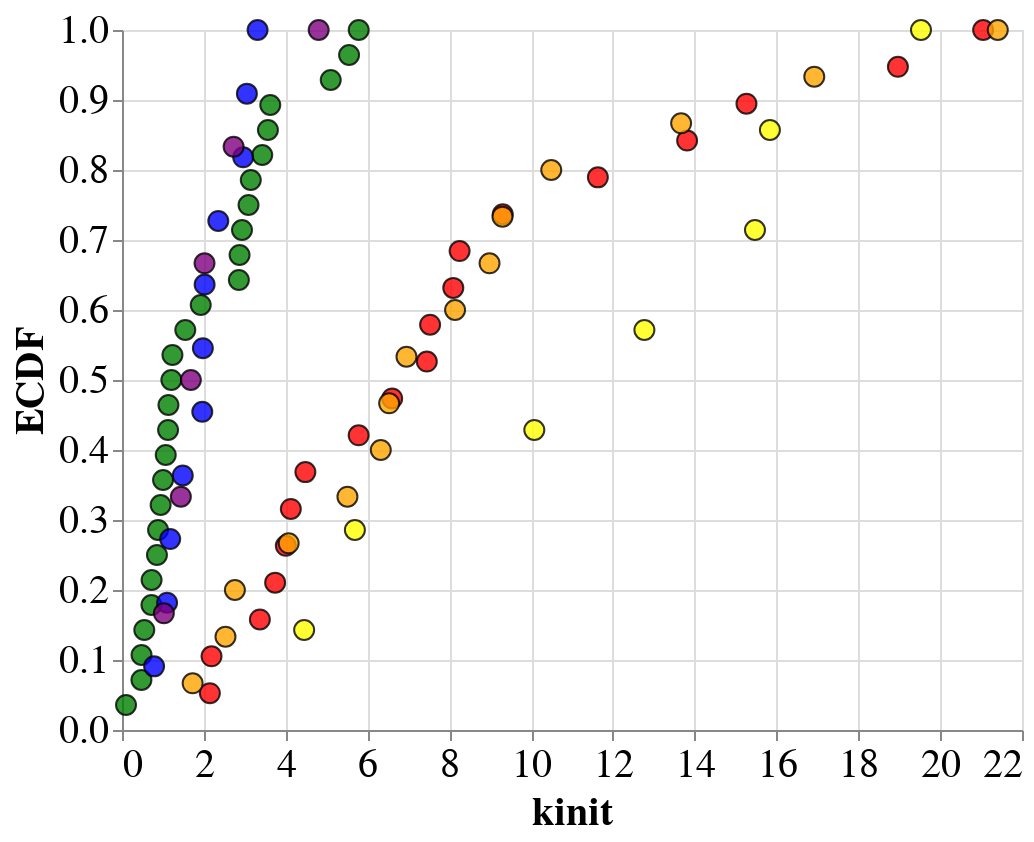

The code cell stored with this chart in its notebook:
### Markdown cell above
Those numbers give nice summaries of the data, but I want to see all data points on one plot together. To do that, I'll use empirical cumulative distribution functions (ECDFs), which plots each data point (stiffness) against the % of data that is at or below that value.

### Code cell
ECDFs = altcat.catplot(data=df[df['treatment']=='C2'],
               height=350,
               width=450, 
               mark=dict(opacity=0.8, type='point'),
               encoding={'x': alt.X('kinit:Q', scale=alt.Scale(zero=False)),
                         'fill': alt.value('red')},
               transform='ecdf')
ECDFs += altcat.catplot(data=df[df['treatment']=='LatB'],
               mark=dict(opacity=0.8, type='point'),
               encoding={'x': alt.X('kinit:Q', scale=alt.Scale(zero=False)),
                         'fill': alt.value('orange')},
               transform='ecdf')
ECDFs += altcat.catplot(data=df[df['treatment']=='oryzalin'],
               mark=dict(opacity=0.8, type='point'),
               encoding={'x': alt.X('kinit:Q', scale=alt.Scale(zero=False)),
                         'fill': alt.value('yellow')},
               transform='ecdf')
ECDFs += altcat.catplot(data=df[(df['treatment']=='sorbitol')&(df['location']=='cyto')],
               mark=dict(opacity=0.8, type='point'),
               encoding={'x': alt.X('kinit:Q', scale=alt.Scale(zero=False)),
                         'fill': alt.value('green')},
               transform='ecdf')
ECDFs += altcat.catplot(data=df[(df['treatment']=='LatB+sorbitol')&(df['location']=='cyto')],
               mark=dict(opacity=0.8, type='point'),
               encoding={'x': alt.X('kinit:Q', scale=alt.Scale(zero=False)),
                         'fill': alt.value('blue')},
               transform='ecdf')
ECDFs += altcat.catplot(data=df[(df['treatment']=='oryzalin+sorbitol')&(df['location']=='cyto')],
               mark=dict(opacity=0.8, type='point'),
               encoding={'x': alt.X('kinit:Q', scale=alt.Scale(zero=False)),
                         'fill': alt.value('purple')},
               transform='ecdf')

ECDFs.configure_text(fontWeight='bold', fontSize=20
).configure_legend(labelFontSize=20, titleFontSize=15
).configure_axis(labelFontSize=20, titleFontSize=20
).configure_mark(color='black'
).configure_point(size=100, strokeWidth=1)

### Figure 1 — Vega-Lite specification as saved in the notebook (floating-point values rounded to 4 significant figures)
{"config": {"view": {"continuousWidth": 400, "continuousHeight": 300}, "axis": {"labelFontSize": 20, "titleFontSize": 20}, "legend": {"labelFontSize": 20, "titleFontSize": 15}, "mark": {"color": "black"}, "point": {"size": 100, "strokeWidth": 1}, "text": {"fontSize": 20, "fontWeight": "bold"}}, "layer": [{"data": {"name": "data-c6a0e3d621c22078f8374fe98baf1daf"}, "mark": {"type": "point", "opacity": 0.8}, "encoding": {"fill": {"value": "red"}, "x": {"type": "quantitative", "field": "kinit", "scale": {"zero": false}}, "y": {"type": "quantitative", "field": "__ECDF", "title": "ECDF"}, "order": {"type": "quantitative", "field": "kinit", "sort": "ascending"}}, "height": 350, "width": 450}, {"data": {"name": "data-3f33e5b0f3d6e84998823b23886311a9"}, "mark": {"type": "point", "opacity": 0.8}, "encoding": {"fill": {"value": "orange"}, "x": {"type": "quantitative", "field": "kinit", "scale": {"zero": false}}, "y": {"type": "quantitative", "field": "__ECDF", "title": "ECDF"}, "order": {"type": "quantitative", "field": "kinit", "sort": "ascending"}}}, {"data": {"name": "data-e4d1e3747c29846bec969daa61867a50"}, "mark": {"type": "point", "opacity": 0.8}, "encoding": {"fill": {"value": "yellow"}, "x": {"type": "quantitative", "field": "kinit", "scale": {"zero": false}}, "y": {"type": "quantitative", "field": "__ECDF", "title": "ECDF"}, "order": {"type": "quantitative", "field": "kinit", "sort": "ascending"}}}, {"data": {"name": "data-377bc1623dea97199c9cdebf4b3a9ecf"}, "mark": {"type": "point", "opacity": 0.8}, "encoding": {"fill": {"value": "green"}, "x": {"type": "quantitative", "field": "kinit", "scale": {"zero": false}}, "y": {"type": "quantitative", "field": "__ECDF", "title": "ECDF"}, "order": {"type": "quantitative", "field": "kinit", "sort": "ascending"}}}, {"data": {"name": "data-6c0624e9602cf63a4690cdc66ad554b2"}, "mark": {"type": "point", "opacity": 0.8}, "encoding": {"fill": {"value": "blue"}, "x": {"type": "quantitative", "field": "kinit", "scale": {"zero": false}}, "y": {"type": "quantitative", "field": "__ECDF", "title": "ECDF"}, "order": {"type": "quantitative", "field": "kinit", "sort": "ascending"}}}, {"data": {"name": "data-5041a7f5ced4cfe23bdf101da58c9a69"}, "mark": {"type": "point", "opacity": 0.8}, "encoding": {"fill": {"value": "purple"}, "x": {"type": "quantitative", "field": "kinit", "scale": {"zero": false}}, "y": {"type": "quantitative", "field": "__ECDF", "title": "ECDF"}, "order": {"type": "quantitative", "field": "kinit", "sort": "ascending"}}}], "$schema": "https://vega.github.io/schema/vega-lite/v4.8.1.json", "datasets": {"data-c6a0e3d621c22078f8374fe98baf1daf": [{"name": "BY2_in_C2/cell001_corr", "max force (uN)": 899.1, "location": "cyto", "kinit": 18.97, "deltaF": 17.43, "treatment": "C2", "details": "spreads", "kret": 218.6, "area": 805.2, "Pos Z zero (um)": 41.62, "__ECDF": 0.9474}, {"name": "BY2_in_C2/cell002_corr", "max force (uN)": 905.0, "location": "cyto", "kinit": 21.05, "deltaF": 18.97, "treatment": "C2", "details": "spreads", "kret": 186.0, "area": 701.2, "Pos Z zero (um)": 58.64, "__ECDF": 1.0}, {"name": "BY2_in_C2/cell003_corr", "max force (uN)": 898.6, "location": "cyto", "kinit": 2.188, "deltaF": 2.246, "treatment": "C2", "details": "spreads", "kret": 305.0, "area": 1165.0, "Pos Z zero (um)": 40.84, "__ECDF": 0.1053}, {"name": "BY2_in_C2/cell004_corr", "max force (uN)": 899.1, "location": "cyto", "kinit": 13.81, "deltaF": 12.55, "treatment": "C2", "details": "spreads", "kret": 311.2, "area": 1500.0, "Pos Z zero (um)": 29.72, "__ECDF": 0.8421}, {"name": "BY2_in_C2/cell005_corr", "max force (uN)": 895.8, "location": "cyto", "kinit": 8.253, "deltaF": 7.765, "treatment": "C2", "details": "spreads", "kret": 354.8, "area": 1450.0, "Pos Z zero (um)": 29.16, "__ECDF": 0.6842}, {"name": "BY2_in_C2/cell006_corr", "max force (uN)": 126.8, "location": "cyto", "kinit": 3.743, "deltaF": 3.896, "treatment": "C2", "details": "spreads", "kret": null, "area": null, "Pos Z zero (um)": null, "__ECDF": 0.2105}, {"name": "BY2_in_C2/cell008_corr", "max force (uN)": 880.5, "location": "cyto", "kinit": 4.127, "deltaF": 3.831, "treatment": "C2", "details": "spreads", "kret": 423.5, "area": 2715.0, "Pos Z zero (um)": 45.97, "__ECDF": 0.3158}, {"name": "BY2_in_C2/cell009_corr", "max force (uN)": 888.5, "location": "cyto", "kinit": 5.785, "deltaF": 5.887, "treatment": "C2", "details": "spreads", "kret": 436.6, "area": 2673.0, "Pos Z zero (um)": 37.08, "__ECDF": 0.4211}, {"name": "BY2_in_C2/cell010_corr", "max force (uN)": 89.02, "location": "cyto", "kinit": 6.604, "deltaF": 5.76, "treatment": "C2", "details": "spreads", "kret": null, "area": null, "Pos Z zero (um)": null, "__ECDF": 0.4737}, {"name": "BY2_in_C2/cell011_corr", "max force (uN)": 169.5, "location": "cyto", "kinit": 2.148, "deltaF": 2.195, "treatment": "C2", "details": "spreads", "kret": null, "area": null, "Pos Z zero (um)": null, "__ECDF": 0.05263}, {"name": "BY2_in_C2/cell012_corr", "max force (uN)": 880.6, "location": "cyto", "kinit": 3.37, "deltaF": 3.314, "treatment": "C2", "details": "spreads", "kret": 441.0, "area": 3809.0, "Pos Z zero (um)": 43.16, "__ECDF": 0.1579}, {"name": "BY2_in_C2/cell013_corr", "max force (uN)": 876.8, "location": "cyto", "kinit": 4.483, "deltaF": 4.179, "treatment": "C2", "details": "spreads", "kret": 562.3, "area": 2796.0, "Pos Z zero (um)": 30.89, "__ECDF": 0.3684}, {"name": "BY2_in_C2/cell015_corr", "max force (uN)": 895.4, "location": "cyto", "kinit": 15.26, "deltaF": 14.39, "treatment": "C2", "details": "spreads", "kret": 345.1, "area": 1399.0, "Pos Z zero (um)": 27.7, "__ECDF": 0.8947}, {"name": "BY2_in_C2/cell016_corr", "max force (uN)": 891.1, "location": "cyto", "kinit": 9.307, "deltaF": 8.437, "treatment": "C2", "details": "spreads", "kret": 397.7, "area": 1384.0, "Pos Z zero (um)": 30.58, "__ECDF": 0.7368}, {"name": "BY2_in_C2/cell017_corr", "max force (uN)": 893.5, "location": "cyto", "kinit": 8.098, "deltaF": 7.317, "treatment": "C2", "details": "spreads", "kret": 353.6, "area": 1203.0, "Pos Z zero (um)": 28.91, "__ECDF": 0.6316}, {"name": "BY2_in_C2/cell018_corr", "max force (uN)": 33.74, "location": null, "kinit": 4.005, "deltaF": 3.712, "treatment": "C2", "details": null, "kret": null, "area": null, "Pos Z zero (um)": null, "__ECDF": 0.2632}, {"name": "BY2_in_C2/cell019_corr", "max force (uN)": 26.15, "location": null, "kinit": 7.531, "deltaF": 6.907, "treatment": "C2", "details": null, "kret": null, "area": null, "Pos Z zero (um)": null, "__ECDF": 0.5789}, {"name": "BY2_in_C2/cell021_corr", "max force (uN)": 895.6, "location": null, "kinit": 7.451, "deltaF": 6.643, "treatment": "C2", "details": null, "kret": 380.3, "area": 1779.0, "Pos Z zero (um)": 34.3, "__ECDF": 0.5263}, {"name": "BY2_in_C2/cell022_corr", "max force (uN)": 112.6, "location": null, "kinit": 11.63, "deltaF": 10.45, "treatment": "C2", "details": null, "kret": null, "area": null, "Pos Z zero (um)": null, "__ECDF": 0.7895}], "data-3f33e5b0f3d6e84998823b23886311a9": [{"name": "BY2_in_LatB/cell023_corr", "max force (uN)": 908.4, "location": "cyto", "kinit": 8.984, "deltaF": 8.288, "treatment": "LatB", "details": "spreads", "kret": 449.4, "area": 1863.0, "Pos Z zero (um)": 29.94, "__ECDF": 0.6667}, {"name": "BY2_in_LatB/cell024_corr", "max force (uN)": 902.9, "location": "cyto", "kinit": 16.92, "deltaF": 15.72, "treatment": "LatB", "details": "spreads", "kret": 403.4, "area": 2048.0, "Pos Z zero (um)": 28.51, "__ECDF": 0.9333}, {"name": "BY2_in_LatB/cell025_corr", "max force (uN)": 96.68, "location": "cyto", "kinit": 10.49, "deltaF": 9.565, "treatment": "LatB", "details": "spreads", "kret": null, "area": null, "Pos Z zero (um)": null, "__ECDF": 0.8}, {"name": "BY2_in_LatB/cell026_corr", "max force (uN)": 882.5, "location": "cyto", "kinit": 6.326, "deltaF": 5.858, "treatment": "LatB", "details": "spreads", "kret": 381.2, "area": 2038.0, "Pos Z zero (um)": 35.76, "__ECDF": 0.4}, {"name": "BY2_in_LatB/cell028_corr", "max force (uN)": 52.51, "location": "cyto", "kinit": 2.76, "deltaF": 2.598, "treatment": "LatB", "details": "spreads", "kret": null, "area": null, "Pos Z zero (um)": null, "__ECDF": 0.2}, {"name": "BY2_in_LatB/cell029_corr", "max force (uN)": 11.62, "location": "cyto", "kinit": 1.726, "deltaF": 1.693, "treatment": "LatB", "details": "spreads", "kret": null, "area": null, "Pos Z zero (um)": null, "__ECDF": 0.06667}, {"name": "BY2_in_LatB/cell030_corr", "max force (uN)": 21.76, "location": "cyto", "kinit": 5.511, "deltaF": 5.051, "treatment": "LatB", "details": "spreads", "kret": null, "area": null, "Pos Z zero (um)": null, "__ECDF": 0.3333}, {"name": "BY2_in_LatB/cell031_corr", "max force (uN)": 158.6, "location": "cyto", "kinit": 6.53, "deltaF": 5.888, "treatment": "LatB", "details": "spreads", "kret": null, "area": null, "Pos Z zero (um)": null, "__ECDF": 0.4667}, {"name": "BY2_in_LatB/cell032_corr", "max force (uN)": 49.66, "location": "cyto", "kinit": 6.954, "deltaF": 6.341, "treatment": "LatB", "details": "spreads", "kret": null, "area": null, "Pos Z zero (um)": null, "__ECDF": 0.5333}, {"name": "BY2_in_LatB/cell033_corr", "max force (uN)": 889.4, "location": "cyto", "kinit": 21.41, "deltaF": 19.65, "treatment": "LatB", "details": "spreads", "kret": 359.7, "area": 1569.0, "Pos Z zero (um)": 26.84, "__ECDF": 1.0}, {"name": "BY2_in_LatB/cell034_corr", "max force (uN)": 887.0, "location": "cyto", "kinit": 13.67, "deltaF": 12.72, "treatment": "LatB", "details": "spreads", "kret": 416.3, "area": 1802.0, "Pos Z zero (um)": 29.28, "__ECDF": 0.8667}, {"name": "BY2_in_LatB/cell035_corr", "max force (uN)": 888.4, "location": "cyto", "kinit": 2.529, "deltaF": 2.397, "treatment": "LatB", "details": "spreads", "kret": 406.0, "area": 2077.0, "Pos Z zero (um)": 40.36, "__ECDF": 0.1333}, {"name": "BY2_in_LatB/cell036_corr", "max force (uN)": 895.0, "location": "cyto", "kinit": 9.3, "deltaF": 8.529, "treatment": "LatB", "details": "spreads", "kret": 440.6, "area": 1855.0, "Pos Z zero (um)": 28.29, "__ECDF": 0.7333}, {"name": "BY2_in_LatB/cell037_corr", "max force (uN)": 883.1, "location": "cyto", "kinit": 4.075, "deltaF": 3.774, "treatment": "LatB", "details": "spreads", "kret": 480.0, "area": 2013.0, "Pos Z zero (um)": 40.28, "__ECDF": 0.2667}, {"name": "BY2_in_LatB/cell038_corr", "max force (uN)": 892.0, "location": "cyto", "kinit": 8.142, "deltaF": 7.494, "treatment": "LatB", "details": "spreads", "kret": 371.7, "area": 2192.0, "Pos Z zero (um)": 39.6, "__ECDF": 0.6}], "data-e4d1e3747c29846bec969daa61867a50": [{"name": "BY2_in_oryzalin/cell052_corr", "max force (uN)": 898.7, "location": "cyto", "kinit": 10.08, "deltaF": 9.3, "treatment": "oryzalin", "details": "spreads", "kret": 420.5, "area": 1684.0, "Pos Z zero (um)": 26.15, "__ECDF": 0.4286}, {"name": "BY2_in_oryzalin/cell054_corr", "max force (uN)": 900.9, "location": "cyto", "kinit": 5.693, "deltaF": 5.186, "treatment": "oryzalin", "details": "spreads", "kret": 410.7, "area": 1828.0, "Pos Z zero (um)": 30.52, "__ECDF": 0.2857}, {"name": "BY2_in_oryzalin/cell055_corr", "max force (uN)": 901.5, "location": "cyto", "kinit": 15.47, "deltaF": 14.55, "treatment": "oryzalin", "details": "spreads", "kret": 403.4, "area": 1713.0, "Pos Z zero (um)": 27.28, "__ECDF": 0.7143}, {"name": "BY2_in_oryzalin/cell056_corr", "max force (uN)": 901.4, "location": "cyto", "kinit": 19.53, "deltaF": 17.83, "treatment": "oryzalin", "details": "spreads", "kret": 360.2, "area": 2463.0, "Pos Z zero (um)": 33.23, "__ECDF": 1.0}, {"name": "BY2_in_oryzalin/cell057_corr", "max force (uN)": 905.4, "location": "cyto", "kinit": 15.84, "deltaF": 14.88, "treatment": "oryzalin", "details": "spreads", "kret": 373.5, "area": 1639.0, "Pos Z zero (um)": 28.37, "__ECDF": 0.8571}, {"name": "BY2_in_oryzalin/cell059_corr", "max force (uN)": 891.2, "location": "cyto", "kinit": 12.77, "deltaF": 12.24, "treatment": "oryzalin", "details": "spreads", "kret": 375.6, "area": 1511.0, "Pos Z zero (um)": 26.32, "__ECDF": 0.5714}, {"name": "BY2_in_oryzalin/cell060_corr", "max force (uN)": 895.6, "location": "cyto", "kinit": 4.452, "deltaF": 4.578, "treatment": "oryzalin", "details": "spreads", "kret": 424.0, "area": 1755.0, "Pos Z zero (um)": 27.13, "__ECDF": 0.1429}], "data-377bc1623dea97199c9cdebf4b3a9ecf": [{"name": "BY2_in_sorbitol/cell072_corr", "max force (uN)": 881.2, "location": "cyto", "kinit": 5.103, "deltaF": 4.784, "treatment": "sorbitol", "details": "spreads", "kret": 553.5, "area": 2374.0, "Pos Z zero (um)": 19.35, "__ECDF": 0.9286}, {"name": "BY2_in_sorbitol/cell073_corr", "max force (uN)": 830.8, "location": "cyto", "kinit": 0.475, "deltaF": 0.5069, "treatment": "sorbitol", "details": "spreads", "kret": 687.7, "area": 476.2, "Pos Z zero (um)": 6.86, "__ECDF": 0.07143}, {"name": "BY2_in_sorbitol/cell074_corr", "max force (uN)": 853.3, "location": "cyto", "kinit": 0.09835, "deltaF": 0.3273, "treatment": "sorbitol", "details": "moves", "kret": 666.1, "area": 489.6, "Pos Z zero (um)": 10.3, "__ECDF": 0.03571}, {"name": "BY2_in_sorbitol/cell075_corr", "max force (uN)": 833.1, "location": "cyto", "kinit": 5.551, "deltaF": 5.338, "treatment": "sorbitol", "details": "moves", "kret": 617.7, "area": 588.2, "Pos Z zero (um)": 6.665, "__ECDF": 0.9643}, {"name": "BY2_in_sorbitol/cell077_corr", "max force (uN)": 389.2, "location": "cyto", "kinit": 1.207, "deltaF": 1.587, "treatment": "sorbitol", "details": "spreads", "kret": null, "area": null, "Pos Z zero (um)": null, "__ECDF": 0.5}, {"name": "BY2_in_sorbitol/cell078_corr", "max force (uN)": 380.2, "location": "cyto", "kinit": 1.003, "deltaF": 0.9947, "treatment": "sorbitol", "details": "moves", "kret": null, "area": null, "Pos Z zero (um)": null, "__ECDF": 0.3571}, {"name": "BY2_in_sorbitol/cell079_corr", "max force (uN)": 388.9, "location": "cyto", "kinit": 3.093, "deltaF": 2.988, "treatment": "sorbitol", "details": "spreads", "kret": null, "area": null, "Pos Z zero (um)": null, "__ECDF": 0.75}, {"name": "BY2_in_sorbitol/cell080_corr", "max force (uN)": 383.3, "location": "cyto", "kinit": 2.933, "deltaF": 2.786, "treatment": "sorbitol", "details": "spreads", "kret": null, "area": null, "Pos Z zero (um)": null, "__ECDF": 0.7143}, {"name": "BY2_in_sorbitol/cell081_corr", "max force (uN)": 399.0, "location": "cyto", "kinit": 1.135, "deltaF": 0.9957, "treatment": "sorbitol", "details": "spreads", "kret": null, "area": null, "Pos Z zero (um)": null, "__ECDF": 0.4643}, {"name": "BY2_in_sorbitol/cell082_corr", "max force (uN)": 383.0, "location": "cyto", "kinit": 1.126, "deltaF": 1.062, "treatment": "sorbitol", "details": "spreads", "kret": null, "area": null, "Pos Z zero (um)": null, "__ECDF": 0.4286}, {"name": "BY2_in_sorbitol/cell085_corr", "max force (uN)": 394.6, "location": "cyto", "kinit": 1.069, "deltaF": 0.9937, "treatment": "sorbitol", "details": "spreads", "kret": null, "area": null, "Pos Z zero (um)": null, "__ECDF": 0.3929}, {"name": "BY2_in_sorbitol/cell086_corr", "max force (uN)": 881.4, "location": "cyto", "kinit": 0.8545, "deltaF": 0.8547, "treatment": "sorbitol", "details": "spreads", "kret": 587.7, "area": 3600.0, "Pos Z zero (um)": 19.45, "__ECDF": 0.25}, {"name": "BY2_in_sorbitol/cell087_corr", "max force (uN)": 858.7, "location": "cyto", "kinit": 1.925, "deltaF": 1.861, "treatment": "sorbitol", "details": "spreads", "kret": 678.9, "area": 725.6, "Pos Z zero (um)": 12.81, "__ECDF": 0.6071}, {"name": "BY2_in_sorbitol/cell088_corr", "max force (uN)": 469.0, "location": "cyto", "kinit": 0.5447, "deltaF": 0.5793, "treatment": "sorbitol", "details": "spreads", "kret": null, "area": null, "Pos Z zero (um)": null, "__ECDF": 0.1429}, {"name": "BY2_in_sorbitol/cell090_corr", "max force (uN)": 464.2, "location": "cyto", "kinit": 5.787, "deltaF": 5.438, "treatment": "sorbitol", "details": "spreads", "kret": null, "area": null, "Pos Z zero (um)": null, "__ECDF": 1.0}, {"name": "BY2_in_sorbitol/cell092_corr", "max force (uN)": 469.5, "location": "cyto", "kinit": 2.874, "deltaF": 2.392, "treatment": "sorbitol", "details": "moves", "kret": null, "area": null, "Pos Z zero (um)": null, "__ECDF": 0.6786}, {"name": "BY2_in_sorbitol/cell093_corr", "max force (uN)": 483.1, "location": "cyto", "kinit": 0.9442, "deltaF": 1.054, "treatment": "sorbitol", "details": "spreads", "kret": null, "area": null, "Pos Z zero (um)": null, "__ECDF": 0.3214}, {"name": "BY2_in_sorbitol/cell095_corr", "max force (uN)": 494.5, "location": "cyto", "kinit": 2.857, "deltaF": 2.748, "treatment": "sorbitol", "details": "spreads", "kret": null, "area": null, "Pos Z zero (um)": null, "__ECDF": 0.6429}, {"name": "BY2_in_sorbitol/cell096_corr", "max force (uN)": 474.7, "location": "cyto", "kinit": 3.148, "deltaF": 2.885, "treatment": "sorbitol", "details": "spreads", "kret": null, "area": null, "Pos Z zero (um)": null, "__ECDF": 0.7857}, {"name": "BY2_in_sorbitol/cell097_corr", "max force (uN)": 474.8, "location": "cyto", "kinit": 3.624, "deltaF": 4.554, "treatment": "sorbitol", "details": "spreads", "kret": null, "area": null, "Pos Z zero (um)": null, "__ECDF": 0.8929}, {"name": "BY2_in_sorbitol/cell102_corr", "max force (uN)": 459.7, "location": "cyto", "kinit": 3.428, "deltaF": 3.16, "treatment": "sorbitol", "details": "moves", "kret": null, "area": null, "Pos Z zero (um)": null, "__ECDF": 0.8214}, {"name": "BY2_in_sorbitol/cell103_corr", "max force (uN)": 847.0, "location": "cyto", "kinit": 0.7203, "deltaF": 1.0, "treatment": "sorbitol", "details": "spreads", "kret": 699.0, "area": 405.2, "Pos Z zero (um)": 5.217, "__ECDF": 0.1786}, {"name": "BY2_in_sorbitol/cell104_corr", "max force (uN)": 371.8, "location": "cyto", "kinit": 1.233, "deltaF": 1.303, "treatment": "sorbitol", "details": "moves", "kret": null, "area": null, "Pos Z zero (um)": null, "__ECDF": 0.5357}, {"name": "BY2_in_sorbitol/cell108_corr", "max force (uN)": 372.3, "location": "cyto", "kinit": 1.547, "deltaF": 1.599, "treatment": "sorbitol", "details": "moves", "kret": null, "area": null, "Pos Z zero (um)": null, "__ECDF": 0.5714}, {"name": "BY2_in_sorbitol/cell109_corr", "max force (uN)": 387.8, "location": "cyto", "kinit": 0.4777, "deltaF": 0.4917, "treatment": "sorbitol", "details": "moves", "kret": null, "area": null, "Pos Z zero (um)": null, "__ECDF": 0.1071}, {"name": "BY2_in_sorbitol/cell110_corr", "max force (uN)": 359.7, "location": "cyto", "kinit": 0.723, "deltaF": 0.8399, "treatment": "sorbitol", "details": "moves", "kret": null, "area": null, "Pos Z zero (um)": null, "__ECDF": 0.2143}, {"name": "BY2_in_sorbitol/cell111_corr", "max force (uN)": 368.4, "location": "cyto", "kinit": 0.8815, "deltaF": 0.6474, "treatment": "sorbitol", "details": "moves", "kret": null, "area": null, "Pos Z zero (um)": null, "__ECDF": 0.2857}, {"name": "BY2_in_sorbitol/cell113_corr", "max force (uN)": 358.4, "location": "cyto", "kinit": 3.567, "deltaF": 3.206, "treatment": "sorbitol", "details": "spreads", "kret": null, "area": null, "Pos Z zero (um)": null, "__ECDF": 0.8571}], "data-6c0624e9602cf63a4690cdc66ad554b2": [{"name": "BY2_in_LatB_sorbitol/cell039_corr", "max force (uN)": 490.6, "location": "cyto", "kinit": 1.102, "deltaF": 1.164, "treatment": "LatB+sorbitol", "details": "spreads", "kret": null, "area": null, "Pos Z zero (um)": null, "__ECDF": 0.1818}, {"name": "BY2_in_LatB_sorbitol/cell040_corr", "max force (uN)": 495.7, "location": "cyto", "kinit": 3.053, "deltaF": 2.92, "treatment": "LatB+sorbitol", "details": "spreads", "kret": null, "area": null, "Pos Z zero (um)": null, "__ECDF": 0.9091}, {"name": "BY2_in_LatB_sorbitol/cell042_corr", "max force (uN)": 892.4, "location": "cyto", "kinit": 3.314, "deltaF": 3.2, "treatment": "LatB+sorbitol", "details": "moves", "kret": 195.0, "area": 351.5, "Pos Z zero (um)": 5.145, "__ECDF": 1.0}, {"name": "BY2_in_LatB_sorbitol/cell043_corr", "max force (uN)": 875.0, "location": "cyto", "kinit": 2.962, "deltaF": 2.713, "treatment": "LatB+sorbitol", "details": "spreads", "kret": 731.1, "area": 1407.0, "Pos Z zero (um)": 19.08, "__ECDF": 0.8182}, {"name": "BY2_in_LatB_sorbitol/cell045_corr", "max force (uN)": 497.5, "location": "cyto", "kinit": 0.785, "deltaF": 0.8213, "treatment": "LatB+sorbitol", "details": "spreads", "kret": null, "area": null, "Pos Z zero (um)": null, "__ECDF": 0.09091}, {"name": "BY2_in_LatB_sorbitol/cell046_corr", "max force (uN)": 760.2, "location": "cyto", "kinit": 2.019, "deltaF": 1.886, "treatment": "LatB+sorbitol", "details": "moves", "kret": 581.3, "area": 175.2, "Pos Z zero (um)": 7.509, "__ECDF": 0.6364}, {"name": "BY2_in_LatB_sorbitol/cell047_corr", "max force (uN)": 759.3, "location": "cyto", "kinit": 2.354, "deltaF": 2.242, "treatment": "LatB+sorbitol", "details": "moves", "kret": 600.5, "area": 255.0, "Pos Z zero (um)": 10.08, "__ECDF": 0.7273}, {"name": "BY2_in_LatB_sorbitol/cell048_corr", "max force (uN)": 759.2, "location": "cyto", "kinit": 1.178, "deltaF": 1.135, "treatment": "LatB+sorbitol", "details": "moves", "kret": 627.7, "area": 187.7, "Pos Z zero (um)": 9.491, "__ECDF": 0.2727}, {"name": "BY2_in_LatB_sorbitol/cell049_corr", "max force (uN)": 780.4, "location": "cyto", "kinit": 1.485, "deltaF": 1.383, "treatment": "LatB+sorbitol", "details": "spreads", "kret": 693.1, "area": 446.3, "Pos Z zero (um)": 14.79, "__ECDF": 0.3636}, {"name": "BY2_in_LatB_sorbitol/cell050_corr", "max force (uN)": 778.0, "location": "cyto", "kinit": 1.977, "deltaF": 1.885, "treatment": "LatB+sorbitol", "details": "spreads", "kret": 636.5, "area": 426.1, "Pos Z zero (um)": 13.91, "__ECDF": 0.5455}, {"name": "BY2_in_LatB_sorbitol/cell051_corr", "max force (uN)": 783.7, "location": "cyto", "kinit": 1.962, "deltaF": 1.96, "treatment": "LatB+sorbitol", "details": "spreads", "kret": 641.3, "area": 414.0, "Pos Z zero (um)": 14.07, "__ECDF": 0.4545}], "data-5041a7f5ced4cfe23bdf101da58c9a69": [{"name": "BY2_in_oryzalin_sorbitol/cell062_corr", "max force (uN)": 881.1, "location": "cyto", "kinit": 2.017, "deltaF": 1.871, "treatment": "oryzalin+sorbitol", "details": "spreads", "kret": 676.3, "area": 302.4, "Pos Z zero (um)": 16.98, "__ECDF": 0.6667}, {"name": "BY2_in_oryzalin_sorbitol/cell063_corr", "max force (uN)": 876.0, "location": "cyto", "kinit": 1.684, "deltaF": 1.537, "treatment": "oryzalin+sorbitol", "details": "spreads", "kret": 692.8, "area": 719.3, "Pos Z zero (um)": 13.94, "__ECDF": 0.5}, {"name": "BY2_in_oryzalin_sorbitol/cell064_corr", "max force (uN)": 860.5, "location": "cyto", "kinit": 2.728, "deltaF": 2.531, "treatment": "oryzalin+sorbitol", "details": "spreads", "kret": 629.9, "area": 1220.0, "Pos Z zero (um)": 14.19, "__ECDF": 0.8333}, {"name": "BY2_in_oryzalin_sorbitol/cell065_corr", "max force (uN)": 864.7, "location": "cyto", "kinit": 1.024, "deltaF": 1.007, "treatment": "oryzalin+sorbitol", "details": "moves", "kret": 397.0, "area": 288.1, "Pos Z zero (um)": 9.45, "__ECDF": 0.1667}, {"name": "BY2_in_oryzalin_sorbitol/cell066_corr", "max force (uN)": 878.5, "location": "cyto", "kinit": 4.808, "deltaF": 4.706, "treatment": "oryzalin+sorbitol", "details": "moves", "kret": 647.0, "area": 271.5, "Pos Z zero (um)": 0.3185, "__ECDF": 1.0}, {"name": "BY2_in_oryzalin_sorbitol/cell068_corr", "max force (uN)": 859.3, "location": "cyto", "kinit": 1.439, "deltaF": 1.383, "treatment": "oryzalin+sorbitol", "details": "spreads", "kret": 354.6, "area": 337.2, "Pos Z zero (um)": 13.5, "__ECDF": 0.3333}]}}
